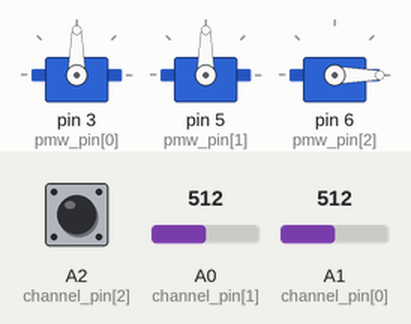
This sketch was run on a simulated Arduino Uno, built with avr-gcc and run on an emulated ATmega328P. On the bench: 3 × servo. Inputs (shaded band) come from the test bench; at power-on: A0 (channel_pin[1]) = 512, A1 (channel_pin[0]) = 512, A2 (channel_pin[2]) HIGH.

Above: at 1.2 s.
1.3 s: A0 (channel_pin[1]) set to 716
At 2.3 s:
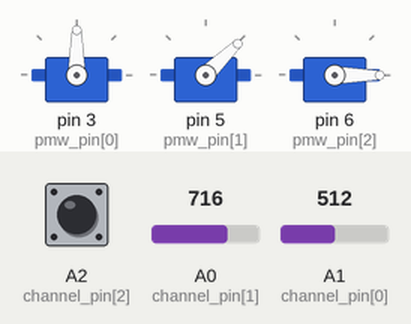
2.9 s: A1 (channel_pin[0]) set to 716
At 3.7 s:
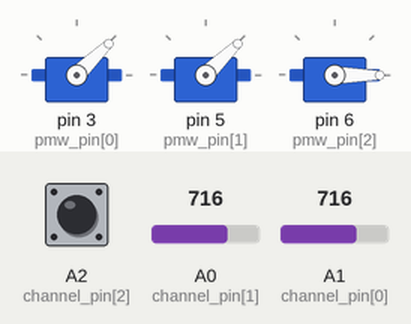
4.5 s: A2 (channel_pin[2]) pulled LOW for 0.25 s
At 4.71 s:
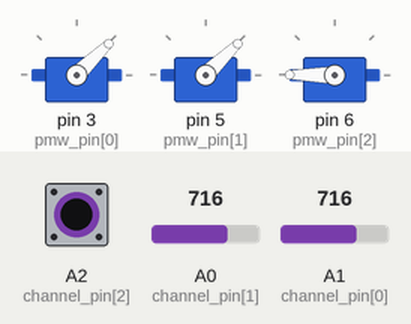
6.3 s: A0 (channel_pin[1]) set to 900
At 6.7 s:
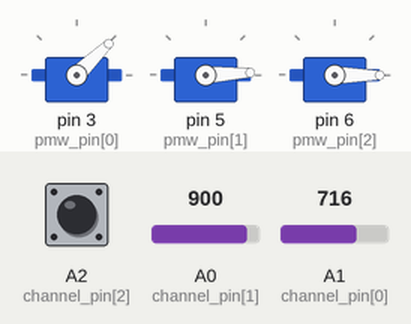
7.9 s: A1 (channel_pin[0]) set to 900
At 9.2 s:
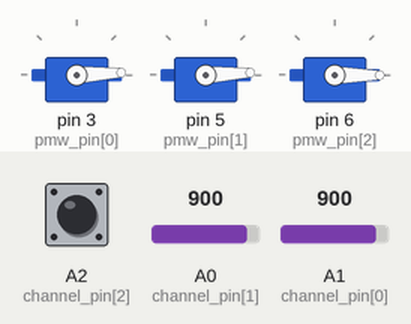
9.5 s: A2 (channel_pin[2]) pulled LOW for 1 s
At 10.4 s:
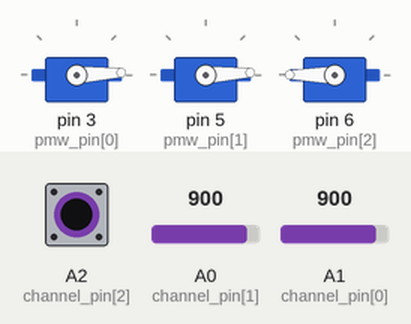
Timing chart, 0 to 12.5 s (numbered marks = the images above; inputs shaded):
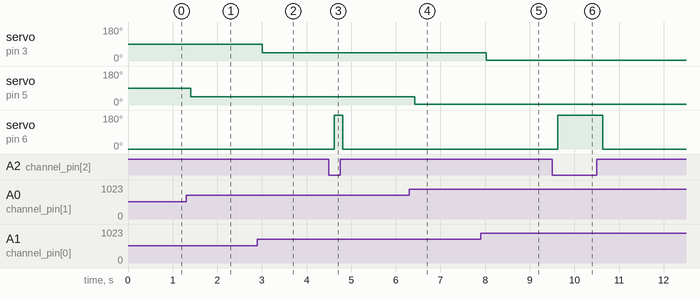

Measured:
- after the input at 1.3 s, servo on pin 5 (pmw_pin[1]): 90° → 44° after 0.11 s
- after the input at 2.9 s, servo on pin 3 (pmw_pin[0]): 90° → 44° after 0.11 s
- after the input at 4.5 s, servo on pin 6 (pmw_pin[2]): 0° → 180° after 0.11 s, → 0° 0.20 s later
- after the input at 6.3 s, servo on pin 5 (pmw_pin[1]): 44° → 3° after 0.12 s
- after the input at 7.9 s, servo on pin 3 (pmw_pin[0]): 44° → 3° after 0.12 s
- after the input at 9.5 s, servo on pin 6 (pmw_pin[2]): 0° → 180° after 0.13 s, → 0° 1.0 s later

The sketch:

rc_pwm_generator.ino
```cpp
#include <Servo.h>

#define CHANNEL_MAX  2000
#define CHANNEL_MIN 1000
#define CHANNEL_NUMBER 3
#define CHANNEL_MID 1500

#define INPUT_FREQUENCY 5

#define DO_SERIAL false

const byte channel_pin[] = {A1, A0, A2};
int channel_input[] = {0, 0, 0};
int channel_output[] = {1500, 1500, 1500, 1300};
int channel_center[] = {0, 0, 0};
int channel_min[] = {-400, -400, -400};
int channel_max[] = {400, 400, 400};

const byte analog_channels[] = {0, 1};
const byte digital_channels[] = {2};

const byte pmw_pin[] = {3, 5, 6};

Servo servos[CHANNEL_NUMBER];

void setup() {

  if (DO_SERIAL) {
    Serial.begin(56700);
  }

  for (int i = 0; i < sizeof(digital_channels); i++) {
    pinMode(channel_pin[2], INPUT_PULLUP);
  }

  for (int i = 0; i < sizeof(analog_channels); i++) {
    channel_center[i] = analogRead(channel_pin[i]);
  }

  for (int i = 0; i < CHANNEL_NUMBER; i++) {
    servos[i].attach(pmw_pin[i], 1000, 2000);
    servos[i].writeMicroseconds(CHANNEL_MID);
  }

}

void process_analog_channel(int channel) {
  channel_input[channel] = analogRead(channel_pin[channel]);

  int diff = channel_center[channel] - channel_input[channel];

  if (diff > channel_max[channel]) {
    channel_max[channel] = diff;
  }

  if (diff < channel_min[channel]) {
    channel_min[channel] = diff;
  }

  if (diff > 0) {
    channel_output[channel] = map(diff, 0, channel_max[channel], CHANNEL_MID, CHANNEL_MAX);
  } else {
    channel_output[channel] = map(diff, channel_min[channel], 0, CHANNEL_MIN, CHANNEL_MID);
  }

}

void loop() {

  channel_input[2] = digitalRead(channel_pin[2]);
  channel_output[2] = map(channel_input[2], 0, 1, CHANNEL_MAX, CHANNEL_MIN);

  for (int i = 0; i < sizeof(analog_channels); i++) {
    process_analog_channel(i);
  }

  /*
   * Write channels to PWM pins
   */
  for (int i = 0; i < CHANNEL_NUMBER; i++) {
    servos[i].writeMicroseconds(channel_output[i]);
  }

  if (DO_SERIAL) {
    for (int i = 0; i < CHANNEL_NUMBER; i++) {
      if (i > 0) {
        Serial.print(" | ");
      }
      Serial.print(channel_output[i]);
    }
    Serial.println();
  }

  delay(1000 / INPUT_FREQUENCY);
}
```
